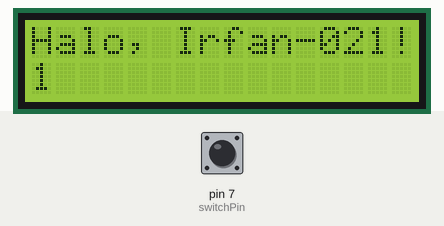
This sketch was run on a simulated Arduino Uno, built with avr-gcc and run on an emulated ATmega328P. Parts: 16×2 character LCD. The test bench sets the inputs (shaded band); at power-on: pin 7 (switchPin) LOW.

Above: at 1.6 s.
1.7 s: pin 7 (switchPin) pulled HIGH for 0.15 s
At 2.8 s:
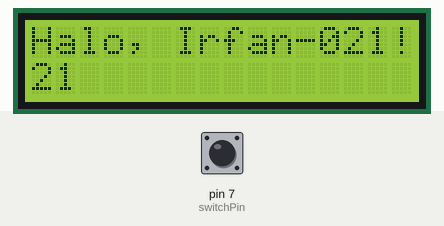
3.5 s: pin 7 (switchPin) pulled HIGH for 1 s
At 4.7 s:
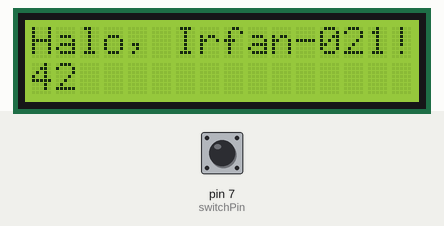
6.0 s: pin 7 (switchPin) pulled HIGH for 0.15 s
At 6.8 s:
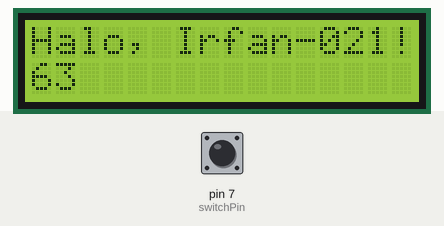
7.6 s: pin 7 (switchPin) pulled HIGH for 1 s
At 8.8 s:
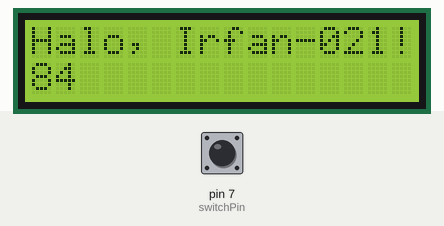
Timing chart, 0 to 10.6 s (numbered marks = the images above; inputs shaded):
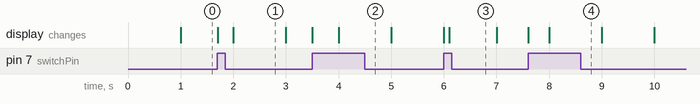

Measured:
- what the display in image 1 shows lasts 1.0 s, from 2.0 s to 3.0 s

The sketch:

_8__12-11-2020__-_Counter__Tampil_ke_Panel_LCD__+_Tes_Millis.ino
```cpp
#include <LiquidCrystal.h>

LiquidCrystal lcd(12, 11, 5, 4, 3, 2);

int switchPin = 7;
int val = 0;
int counter = 0;
int currentState = 0;
int previousState = 0;

void setup() {
  lcd.begin(16, 2);
  lcd.print("Halo, Irfan-021!");

  pinMode(switchPin, INPUT);
  Serial.begin(9600);
}

void loop() {

  val = digitalRead(switchPin);

  	if (val == HIGH) {
      	currentState = 1;
	}
	else {
      	currentState = 0;
	}

	if(currentState != previousState){
		if(currentState == 1){
			counter = counter + 1;
          	lcd.print(counter);
		}
	previousState = currentState;
	delay(100);
	}

  lcd.setCursor(0, 1);
  lcd.print(millis() / 1000);
}
//Counter with LCD and Test Millis by : Irfan Arsyananda-021
```
